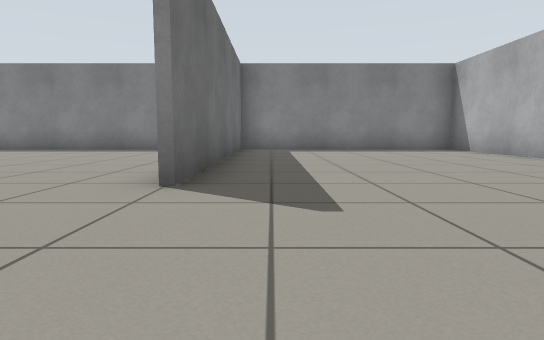
view 1 (above)

16 first-person views from a walk through a world built for the Gazebo simulator. The camera is 0.5 m above the floor, tilts 6° down and sees 75° across. The floor is counted in squares, 1 m on a side. Each view is taken from the middle of a square. On the plan, view 1 faces up. The plan holds only what a view shows up to about 9 squares ahead; the rest is blank.

view 2
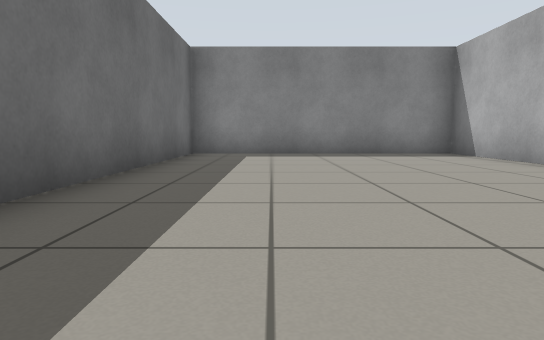

view 3
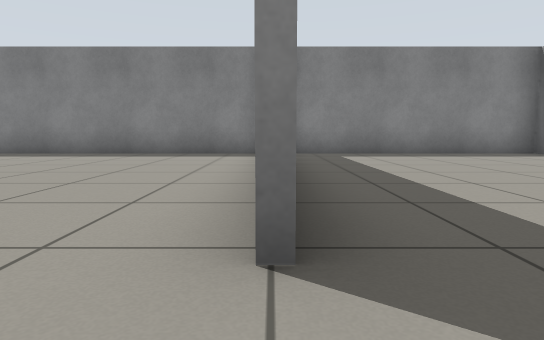

view 4
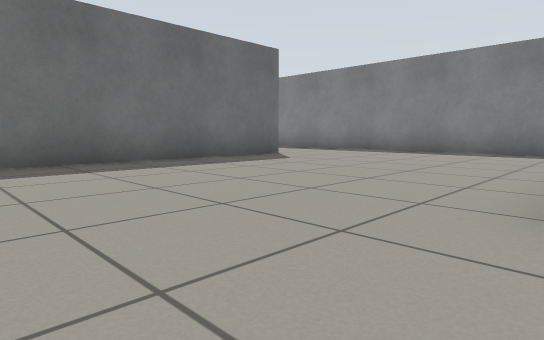

view 5
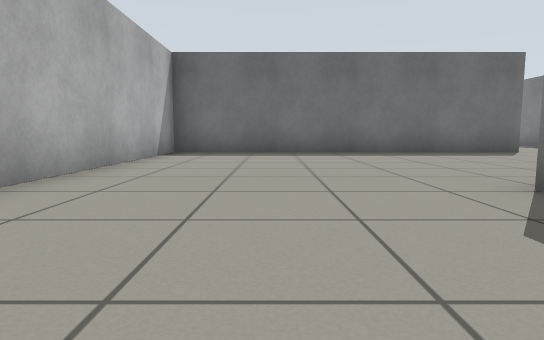

view 6
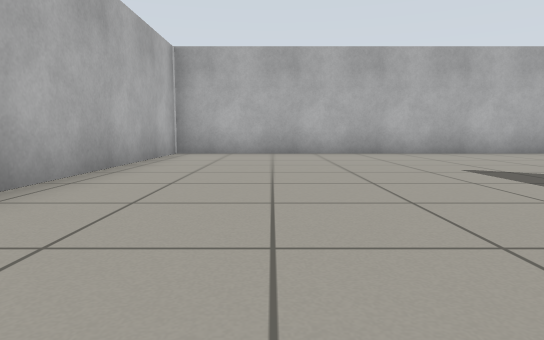

view 7
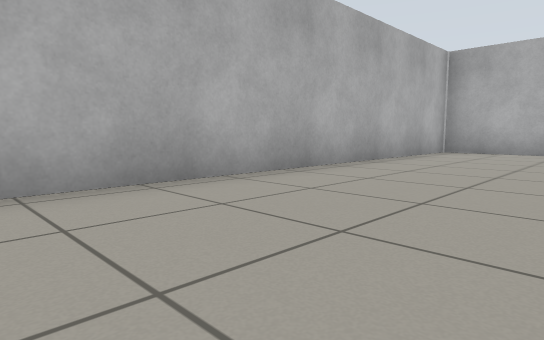

view 8
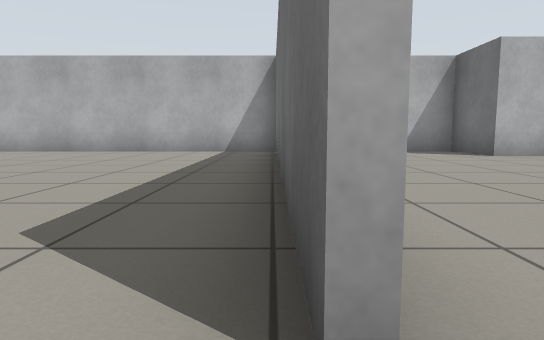

view 9
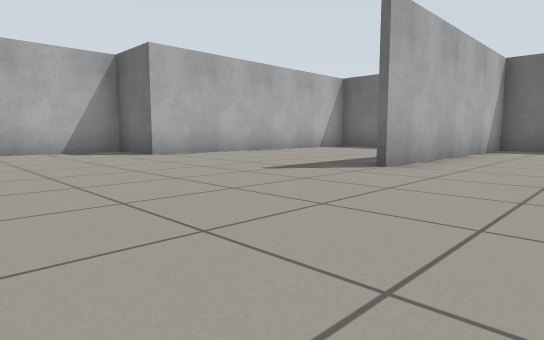

view 10
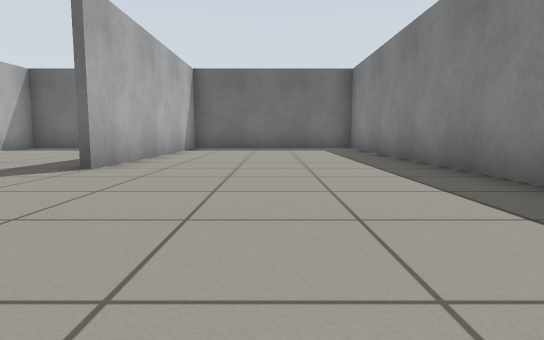

view 11
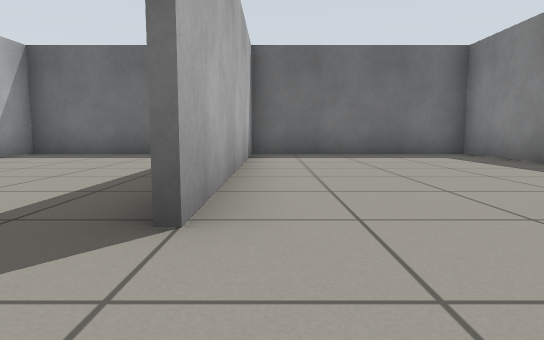

view 12
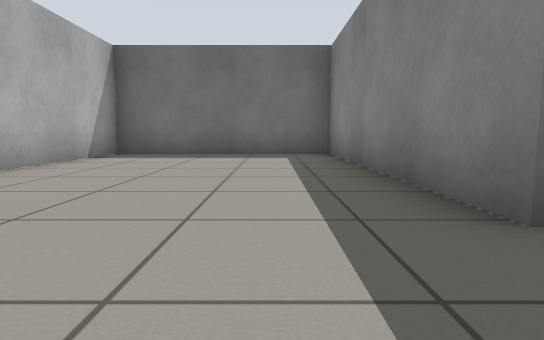

view 13
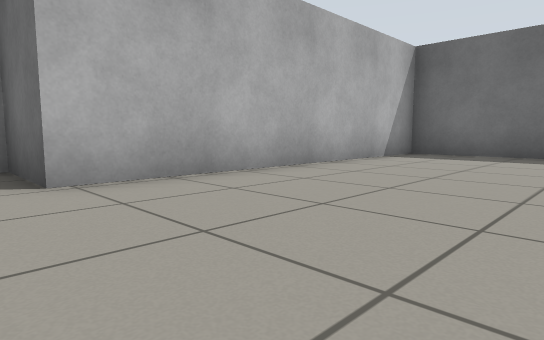

view 14
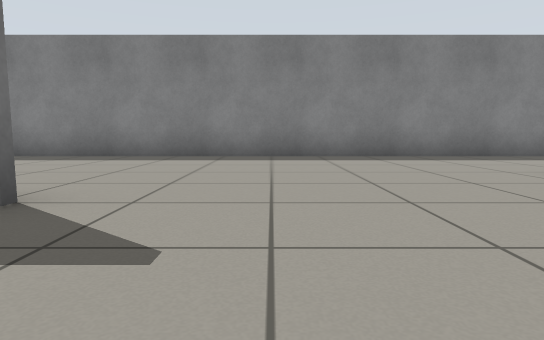

view 15
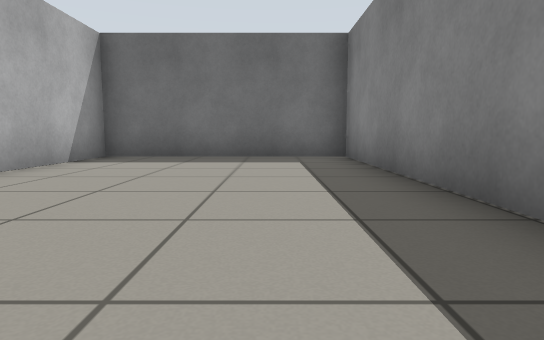

view 16
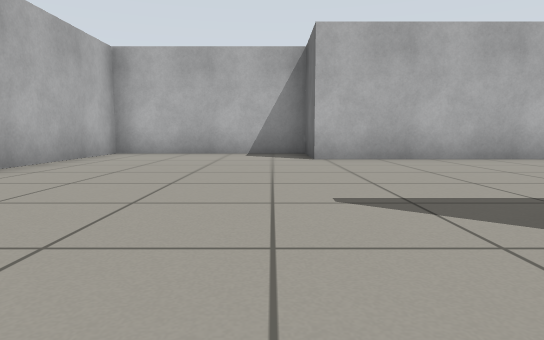

### Floor plan
Points are (right, up) in squares from view 1. A wall is a line through its corners. A room is listed if a view was taken in it or the views show most of it. See-through windows are left out.
Room 1 (views 1, 2, 3, 4, 5, 6, 7, 8, 9, 10, 11, 12, 13, 14, 15, 16)
walls: (-7.1, 7.4) (-7.1, -1.5) (5.3, -1.5) (5.3, 10.5) (-0.9, 10.5) (-0.9, 3.3); (-12.8, 5.4) (-19.5, 5.4); (-1.4, 10.5) (-19.4, 10.5) (-19.4, 0.3) (-11.8, 0.3) (-11.8, -1.5) (-7.3, -1.5) (-7.3, 2.3); (-19.5, 5.5) (-12.8, 5.5)

Where each view was taken, in squares from view 1:
view 1: 0 up, 0 right, facing up
view 2: 2 up, 1 right, facing up
view 3: 2 up, 1 left, facing up
view 4: 1 up, 1 left, facing up-left
view 5: 1 up, 2 right, facing left
view 6: 7 up, 3 right, facing down
view 7: 8 up, 2 right, facing down-right
view 8: 8 up, 7 left, facing down
view 9: 8 up, 8 left, facing down-left
view 10: 8 up, 8 left, facing left
view 11: 6 up, 11 left, facing left
view 12: 4 up, 11 left, facing left
view 13: 4 up, 11 left, facing down-left
view 14: 3 up, 11 left, facing up
view 15: 9 up, 12 left, facing left
view 16: 7 up, 11 left, facing down
